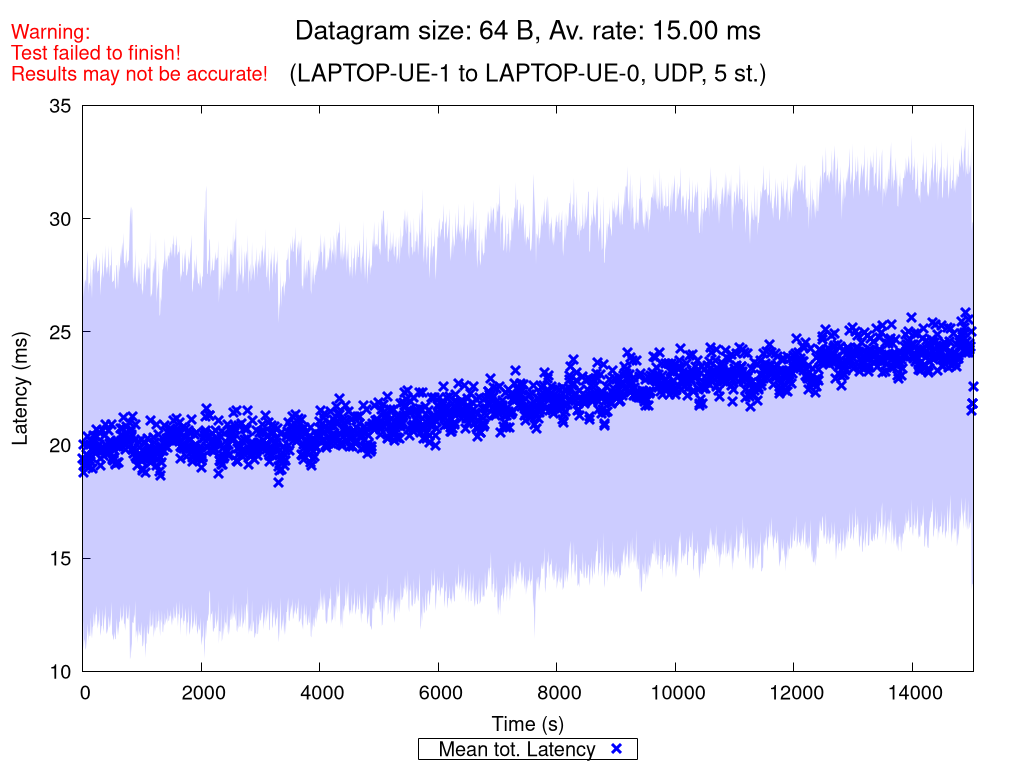

Recreate this plot in gnuplot.
set terminal pngcairo nocrop enhanced size 1024,768 font "Verdana,15"
set output "UDP_5_st_2020_10_07_18-23-36_one2two_00064B.png"

set title "{/=20 Datagram size: 64 B, Av. rate: 15.00 ms}\n\n{/=18 (LAPTOP-UE-1 to LAPTOP-UE-0, UDP, 5 st.)}"
set label "Warning:\nTest failed to finish!\nResults may not be accurate!" at screen 0.01, screen 0.96 tc rgb "red"

set xlabel "Time (s)"
set ylabel "Latency (ms)"
set ytics nomirror
set key bmargin center horizontal box samplen 1 width -1
set bmargin 4.6
set rmargin 4.5

rf = 1.0  # rate factor
set style fill transparent solid 0.2 noborder
set autoscale xfix
plot "UDP_5_st_2020_10_07_18-23-36_one2two_00064B_iperf_processed.dat" using 1:($2/rf-$3/rf):($2/rf+$3/rf) with filledcurves lc rgb "blue" notitle, \
     "" using 1:($2/rf) with points pt 2 ps 1.5 lw 3 lc rgb "blue" title "Mean tot. Latency", \
